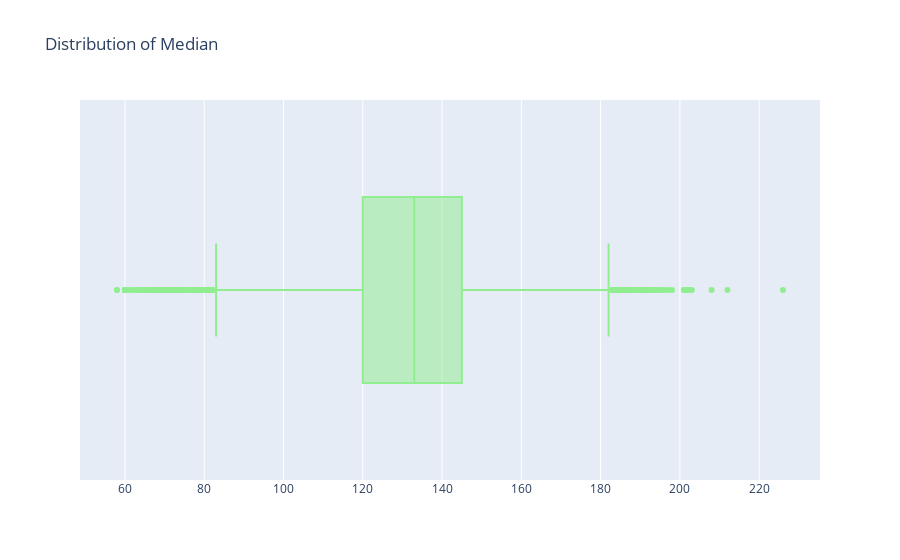

Notebook code for this chart:
### Code cell
# plot a boxplot for median
fig = go.Figure()

fig.add_trace(go.Box(x = dataset['Median'], name = '', marker = dict(color = 'lightgreen')))
fig.update_layout(title = 'Distribution of Median')
fig.show()

### Figure 1 — Plotly figure (JSON) as saved in the notebook; plotly's stock layout.template omitted (floating-point values rounded to 4 significant figures; data arrays with more than 128 entries replaced by an {"elided": "..."} marker saying what was removed)
{"data": [{"marker": {"color": "lightgreen"}, "name": "", "type": "box", "x": {"elided": "7599 float values"}}], "layout": {"autosize": true, "title": {"text": "Distribution of Median"}, "xaxis": {"autorange": true, "range": [48.67, 235.3], "type": "linear"}, "yaxis": {"autorange": true, "range": [-0.5, 0.5], "type": "category"}}}
